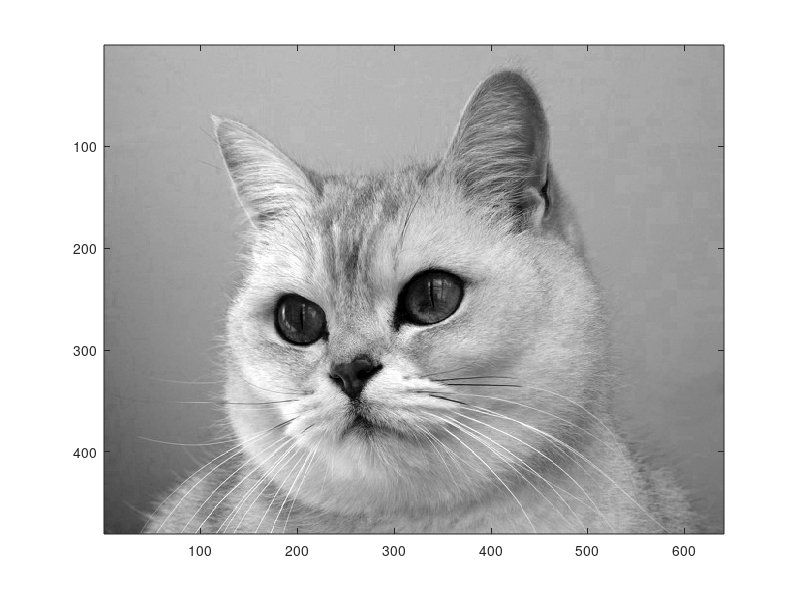

This figure's MATLAB source:
clear, clc

% Loading in test data
load('A1.mat')
colormap(gray(256));
image(A);

sValues = [];
[U, S, V] = svd(A);

for i = 1:480
    sValues = [sValues S(i,i)];
end
max(sValues)
min(sValues)
